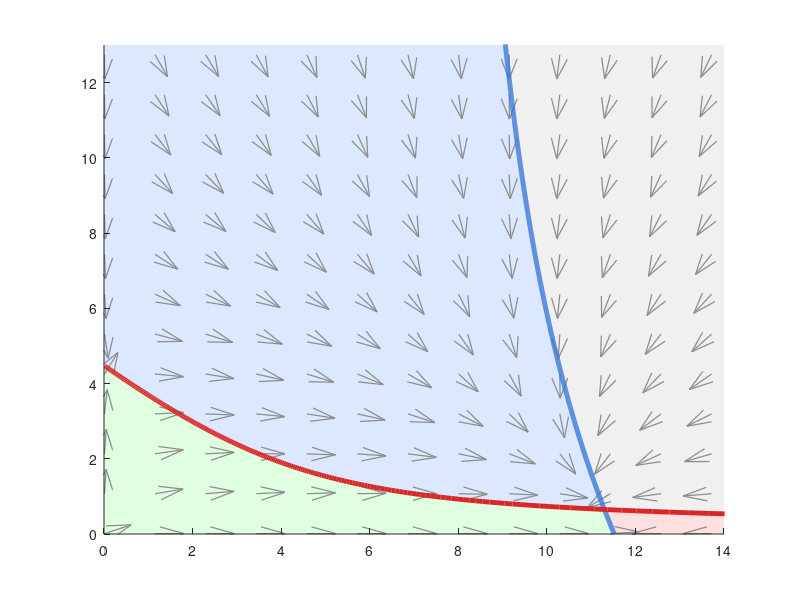

Source code (MATLAB): (Note: this script raises an error after producing the figure.)
%% CR Model Phase Portraits 

e      = 0.5;
d      = 0.05;
D      = 0.2;
delta0 = 0.08;
u      = 0.25;
dtilde = d + D;
tspan = [0 150];
Rs0 = 10; R1_0 = 10; R2_0 = 10;
opts = odeset('RelTol',1e-10,'AbsTol',1e-12,'NonNegative',1:5);
fs_small = 20;
fs_large = 25;
%% Pair definitions
pairs(1).n1    = 50; pairs(1).n2 = 6;  pairs(1).ns = 27;
pairs(1).name1 = 'ST1-75';
pairs(1).name2 = 'VPI10463';
pairs(1).label = 'ST1-75 vs VPI10463';
pairs(1).col1  = [0.20 0.45 0.85];   % blue
pairs(1).xlim  = 14;
pairs(1).ylim  = 13;
pairs(1).fname = 'cr_portrait_ST175';

pairs(2).n1    = 11; pairs(2).n2 = 21; pairs(2).ns = 12;
pairs(2).name1 = 'ST1-68';
pairs(2).name2 = 'VPI10463';
pairs(2).label = 'ST1-68 vs VPI10463';
pairs(2).col1  = [0.20 0.63 0.29];   % green
pairs(2).xlim  = 7;
pairs(2).ylim  = 13;
pairs(2).fname = 'cr_portrait_ST168';

col_VPI = [0.85 0.15 0.15];
col_eq  = [0.25 0.25 0.25];
col_5x  = [0.65 0.10 0.80];


cmap4 = [0.86 0.91 1.00;   % blue  -- strain1 only
         1.00 0.88 0.88;   % red   -- VPI only
         0.88 1.00 0.88;   % green -- both grow
         0.94 0.94 0.94];  % gray  -- neither

%% Loop over pairs -- one figure each
for pk = 1:2

    p = pairs(pk);
    xl = p.xlim; yl = p.ylim;

    fig = figure('Units','inches','Position',[1 1 10 8],'Color','w');
    set(fig,'Renderer','painters');
    ax = axes('Parent',fig); hold on;

    %% 1. Shaded growth regions (original contourf approach)
    Ng  = 250;
    N1g = linspace(0, xl, Ng);
    N2g = linspace(0, yl, Ng);
    G1  = zeros(Ng);
    G2  = zeros(Ng);
    for i = 1:Ng
        for j = 1:Ng
            N1v  = N1g(j); N2v = N2g(i);
            Rs_v = p.ns*delta0 / (D + u*(N1v + N2v + 1e-9));
            R1_v = p.n1*delta0 / (D + u*(N1v + 1e-9));
            R2_v = p.n2*delta0 / (D + u*(N2v + 1e-9));
            G1(i,j) = e*u*Rs_v + e*u*R1_v - dtilde;
            G2(i,j) = e*u*Rs_v + e*u*R2_v - dtilde;
        end
    end
    Z = zeros(Ng);
    Z((G1 > 0) & (G2 < 0)) = 1;   % strain1 only
    Z((G1 < 0) & (G2 > 0)) = 2;   % VPI only
    Z((G1 > 0) & (G2 > 0)) = 3;   % both grow
    Z((G1 < 0) & (G2 < 0)) = 4;   % neither
    contourf(N1g, N2g, Z, [0.5 1.5 2.5 3.5 4.5], 'LineStyle','none');
    colormap(ax, cmap4); caxis([0.5 4.5]);

    %% 2. Vector field
    Nq  = 13;
    N1q = linspace(0.01, xl*0.98, Nq);
    N2q = linspace(0.01, yl*0.98, Nq);
    [QN1, QN2] = meshgrid(N1q, N2q);
    QdN1 = zeros(Nq); QdN2 = zeros(Nq);
    for i = 1:Nq
        for j = 1:Nq
            N1v       = QN1(i,j); N2v = QN2(i,j);
            Rs_v      = p.ns*delta0 / (D + u*(N1v + N2v));
            R1_v      = p.n1*delta0 / (D + u*N1v);
            R2_v      = p.n2*delta0 / (D + u*N2v);
            QdN1(i,j) = N1v*(e*u*Rs_v + e*u*R1_v - dtilde);
            QdN2(i,j) = N2v*(e*u*Rs_v + e*u*R2_v - dtilde);
        end
    end
    mag = sqrt(QdN1.^2 + QdN2.^2) + 1e-12;
    quiver(QN1, QN2, QdN1./mag, QdN2./mag, 0.45, ...
        'Color',[0.55 0.55 0.55],'LineWidth',0.9,'MaxHeadSize',0.5);

    %% 3. Nullclines
    N2v = linspace(0.001, yl*1.02, 800);
    NC1 = nan(size(N2v));
    NC2 = nan(size(N2v));
    for i = 1:length(N2v)
        n2 = N2v(i);
        % N1 nullcline: G1(N1, n2) = 0
        f1 = @(N1) e*u*(p.ns*delta0/(D + u*(N1 + n2))) ...
                 + e*u*(p.n1*delta0/(D + u*N1)) - dtilde;
        try
            s = fzero(f1, [1e-4, xl*4]);
            if s > 0 && s <= xl*1.05; NC1(i) = s; end
        catch; end
        % N2 nullcline: G2(N1, n2) = 0, solve for N1
        R2_v = p.n2*delta0 / (D + u*n2);
        rhs  = dtilde - e*u*R2_v;
        if rhs > 0
            N1_sol = (e*u*p.ns*delta0/rhs - D)/u - n2;
            if N1_sol > 0 && N1_sol <= xl*1.05; NC2(i) = N1_sol; end
        end
    end
    hnc1 = plot(NC1, N2v, '-', 'Color',p.col1,  'LineWidth',3.5);
    hnc2 = plot(NC2, N2v, '-', 'Color',col_VPI, 'LineWidth',3.5);

    %% 4. Trajectories
    y0_eq = [1; 1; Rs0; R1_0; R2_0];
    y0_5x = [1; 5; Rs0; R1_0; R2_0];
    [~, y_eq] = ode45(@(t,y) cr_rhs(t,y,p,e,u,d,D,delta0), tspan, y0_eq, opts);
    [~, y_5x] = ode45(@(t,y) cr_rhs(t,y,p,e,u,d,D,delta0), tspan, y0_5x, opts);

    hteq = plot(y_eq(:,1), y_eq(:,2), '-',  'Color',col_eq, 'LineWidth',2.8);
    ht5x = plot(y_5x(:,1), y_5x(:,2), '--', 'Color',col_5x, 'LineWidth',3.2);

    draw_arrow(y_eq, 0.35, col_eq, ax);
    draw_arrow(y_5x, 0.25, col_5x, ax);

    % Starting points
    scatter(1, 1, 150, col_eq,'filled','o','MarkerEdgeColor','k','LineWidth',1.2);
    scatter(1, 5, 190, col_5x,'filled','p','MarkerEdgeColor','k','LineWidth',1.5);
    text(1.2, 5.4, '\bf VPI_0 = 5\times','FontSize',fs_small, ...
        'Color',col_5x,'FontWeight','bold');

    %% 5. Steady states

    % E0
    scatter(0, 0, 130, [0.5 0.5 0.5],'filled','o','MarkerEdgeColor','k');
    text(0.08*xl, -0.06*yl, 'E_0','FontSize',fs_small, ...
        'Color',[0.4 0.4 0.4],'FontWeight','bold');

    % E1: strain1 alone (N2=0)
    f_E1 = @(N1) e*u*(p.ns*delta0/(D + u*N1)) ...
                + e*u*(p.n1*delta0/(D + u*N1)) - dtilde;
    N1E1 = fzero(f_E1, [0.1, xl*4]);
    scatter(N1E1, 0, 230, p.col1,'o','MarkerEdgeColor',p.col1,'LineWidth',2.5);
    text(N1E1, 0.05*yl, sprintf('E_1\n(%.1f, 0)',N1E1), ...
        'FontSize',fs_small,'Color',p.col1,'FontWeight','bold', ...
        'HorizontalAlignment','center');
    text(N1E1, -0.09*yl, '[unstable]','FontSize',fs_small-4,'Color',p.col1, ...
        'HorizontalAlignment','center');

    % E2: VPI alone (N1=0)
    f_E2 = @(N2) e*u*(p.ns*delta0/(D + u*N2)) ...
                + e*u*(p.n2*delta0/(D + u*N2)) - dtilde;
    N2E2 = fzero(f_E2, [0.1, yl*4]);
    scatter(0, N2E2, 230, col_VPI,'o','MarkerEdgeColor',col_VPI,'LineWidth',2.5);
    text(0.06*xl, N2E2+0.05*yl, sprintf('E_2\n(0, %.1f)',N2E2), ...
        'FontSize',fs_small,'Color',col_VPI,'FontWeight','bold');
    text(0.06*xl, N2E2-0.09*yl, '[unstable]','FontSize',fs_small-4,'Color',col_VPI);

    % E*: coexistence
    Estar = find_coexistence(p, e, u, d, D, delta0, dtilde, xl, yl);
    if ~isempty(Estar)
        scatter(Estar(1), Estar(2), 290, [0.5 0.2 0.7],'filled','d', ...
            'MarkerEdgeColor','k','LineWidth',1.5);
        text(Estar(1)+0.04*xl, Estar(2)+0.04*yl, ...
            sprintf('E^* [stable]\n(%.2f, %.2f)',Estar(1),Estar(2)), ...
            'FontSize',fs_small,'Color',[0.5 0.2 0.7],'FontWeight','bold');
    end

    %% 6. Parameter annotation (top-left)
    mu1 = e*u*(p.ns*delta0/D) + e*u*(p.n1*delta0/D) - dtilde;
    mu2 = e*u*(p.ns*delta0/D) + e*u*(p.n2*delta0/D) - dtilde;
    ann = sprintf('n_1=%d, n_2=%d, n_s=%d\n\\mu_1 = %+.3f\n\\mu_2 = %+.3f', ...
        p.n1, p.n2, p.ns, mu1, mu2);
    text(xl*0.02, yl*0.98, ann,'FontSize',fs_small,'VerticalAlignment','top', ...
        'BackgroundColor','w','EdgeColor',[0.5 0.5 0.5],'Margin',5);

    %% 7. Axes
    xlabel(sprintf('N_1  (%s)',p.name1),'FontSize',fs_small);
    ylabel('N_2  (VPI10463)',           'FontSize',fs_small);
    title(p.label,'FontWeight','bold',  'FontSize',fs_large);
    xlim([0 xl]); ylim([0 yl]);
    set(ax,'FontSize',fs_small,'Layer','top'); box on; grid off;

    %% 8. Legend -- placed outside to the right, no overlap
    leg = legend([hnc1, hnc2, hteq, ht5x], ...
        {sprintf('N_1 nullcline (%s)',p.name1), ...
         'N_2 nullcline (VPI10463)', ...
         'Trajectory: N_1=N_2=1', ...
         'Trajectory: N_2=5 (VPI 5\times)'}, ...
        'Box','on','FontSize',fs_small);
    leg.Location = 'none';
    leg.Units    = 'normalized';
    % Shrink axes slightly to make room, then place legend to the right
    ax.Position(3) = 0.58;   % reduce axes width
    drawnow;
    axpos          = ax.Position;
    leg.Position(1) = axpos(1) + axpos(3) + 0.02;
    leg.Position(2) = axpos(2) + (axpos(4) - leg.Position(4))*0.5;

    

end  % end pair loop

%% ---- Helper functions ------------------------------------------------------

function dy = cr_rhs(~, y, p, e, u, d, D, delta0)
    N1 = max(y(1),0); N2 = max(y(2),0);
    Rs = max(y(3),0); R1 = max(y(4),0); R2 = max(y(5),0);
    dtilde = d + D;
    dN1 = N1*(e*u*Rs + e*u*R1 - dtilde);
    dN2 = N2*(e*u*Rs + e*u*R2 - dtilde);
    dRs = p.ns*delta0 - D*Rs - u*Rs*(N1 + N2);
    dR1 = p.n1*delta0 - D*R1 - u*N1*R1;
    dR2 = p.n2*delta0 - D*R2 - u*N2*R2;
    dy  = [dN1; dN2; dRs; dR1; dR2];
end

function Estar = find_coexistence(p, e, u, d, D, delta0, dtilde, xl, yl)
    F = @(x) [ e*u*(p.ns*delta0/(D + u*(x(1)+x(2)))) ...
                + e*u*(p.n1*delta0/(D + u*x(1))) - dtilde; ...
               e*u*(p.ns*delta0/(D + u*(x(1)+x(2)))) ...
                + e*u*(p.n2*delta0/(D + u*x(2))) - dtilde ];
    fsopts = optimoptions('fsolve','Display','off','TolFun',1e-12,'TolX',1e-12);
    try
        [sol, ~, flag] = fsolve(F, [xl*0.3; yl*0.3], fsopts);
        if flag > 0 && sol(1) > 0.01 && sol(2) > 0.01 ...
                    && sol(1) < xl*2   && sol(2) < yl*2
            Estar = sol;
        else
            Estar = [];
        end
    catch
        Estar = [];
    end
end

function draw_arrow(y_traj, frac, col, ax)
    n   = size(y_traj,1);
    idx = max(1, round(n*frac));
    if idx >= n; idx = n-1; end
    x  = y_traj(idx,  1);   y  = y_traj(idx,  2);
    dx = y_traj(idx+1,1)-x; dy = y_traj(idx+1,2)-y;
    len = sqrt(dx^2+dy^2)+1e-12;
    dx  = dx/len; dy = dy/len;
    sc  = 0.015*(ax.XLim(2)-ax.XLim(1));
    xd  = [x-sc*(dx+0.4*dy),  x,  x-sc*(dx-0.4*dy)];
    yd  = [y-sc*(dy-0.4*dx),  y,  y-sc*(dy+0.4*dx)];
    plot(ax, xd, yd, '-','Color',col,'LineWidth',2.5);
end
